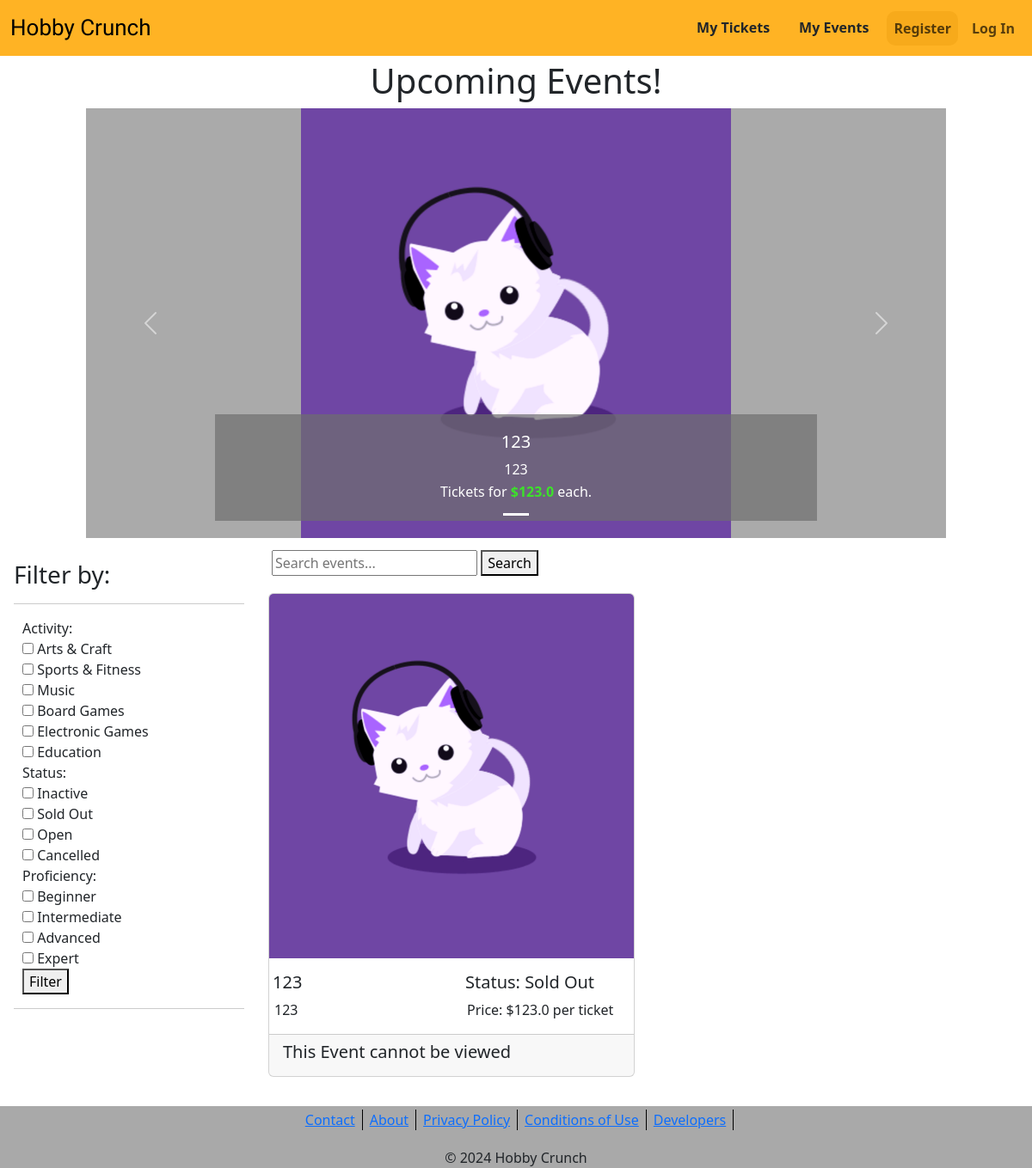
The page / on the database its author committed.
### website/models.py (models this page shows, shortened)
class Event(db.Model,UserMixin):
    __tablename__ = 'events'
    id = db.Column(db.Integer, primary_key=True)
    name = db.Column(db.String(80), nullable=False)
    description = db.Column(db.String(200), nullable=False)
    image = db.Column(db.String(400))
    location = db.Column(db.String(100), nullable=False)
    activity = db.Column(db.String(30), nullable=False)
    host_name = db.Column(db.String(100), nullable=False)
    host_experience = db.Column(db.String(200))
    host_phone = db.Column(db.String(200))
    host_contact = db.Column(db.String(100), nullable=False)
    experience_required = db.Column(db.String(100), nullable=False)
    comments = db.relationship('Comment', backref='event', lazy='dynamic')
    tickets = db.relationship('Ticket', backref='event')
    status = db.relationship('Status', backref='event')
    host_id = db.Column(db.Integer, db.ForeignKey('users.id'))

class Ticket(db.Model):
    __tablename__ = 'tickets'
    id = db.Column(db.Integer, primary_key=True)
    price = db.Column(db.Float(10), index=True, nullable=False)
    start_date = db.Column(db.Date, nullable=False)
    end_date = db.Column(db.Date, nullable=False)
    start_time = db.Column(db.Time, nullable=False)
    end_time = db.Column(db.Time, nullable=False)
    event_id = db.Column(db.Integer, db.ForeignKey('events.id'), nullable=False)
    user_id = db.Column(db.Integer, db.ForeignKey('users.id'))
    order_id = db.Column(db.Integer, db.ForeignKey('orders.id'))

class Status(db.Model):
    __tablename__ = 'status'
    id = db.Column(db.Integer, primary_key=True)
    status = db.Column(db.String(10), index=True, nullable=False)
    available_tickets = db.Column(db.Integer, nullable=False)
    event_id = db.Column(db.Integer, db.ForeignKey('events.id'), unique=True, nullable=False)

### website/views.py (the view)
@mainbp.route('/')
def index():
    events_query = db.session.query(Event).join(Ticket).options(joinedload(Event.tickets))
    events_temp = db.session.scalars(db.select(Event).limit(3)).all()
    activity_filters = request.args.getlist('activity')
    status_filters = request.args.getlist('status')
    proficiency_filters = request.args.getlist('proficiency')
    if activity_filters:
        events_query = events_query.filter(Event.activity.in_(activity_filters))
    if status_filters:
        events_query = events_query.join(Status).filter(Status.status.in_(status_filters))
    if proficiency_filters:
        events_query = events_query.filter(Event.experience_required.in_(proficiency_filters))
    search_query = request.args.get('search')
    if search_query and search_query != "":
        query = "%" + search_query + "%"
        events_query = events_query.filter(
            (Event.description.like(query)) |
            (Event.name.like(query))
        )
    events = events_query.all()
    return render_template('index.html', events=events, events_temp=events_temp)

### website/templates/index.html (shortened to what this page needs)
{% extends 'base.html' %}
{% from "bootstrap5/form.html" import render_form %}
{% block content %}
    <main style="margin-top: 70px;">
        <h1 style="text-align: center"> Upcoming Events! </h1>
        <div id="carouselIndicators" class="carousel slide mx-auto"
            style="max-width: 1000px; max-height: 500px; background-color: rgb(170, 170, 170);">
            <div class="carousel-indicators">
                {% for i in range(events_temp|length) %}
                    <button type="button" data-bs-target="#carouselIndicators" data-bs-slide-to="{{ i }}"
                        class="{{ 'active' if i == 0 else '' }}" aria-current="{{ 'true' if i == 0 else 'false' }}"
                        aria-label="Slide {{ i + 1 }}"></button>
                {% endfor %}
            </div>
            <div class="carousel-inner">
                {% for event in events_temp %}
                    <div class="carousel-item {% if loop.index0 == 0 %}active{% endif %}">
                        <a href="{{ url_for('event.show', id=event.id) }}">
                            <img src="{{ event.image }}" class="d-block h-100 mx-auto" alt="{{ event.name }}">
                            <div class="carousel-caption d-none d-md-block" style="background-color: rgba(110, 110, 110, 0.7);">
                                <h5>{{ event.name }}</h5>
                                <p>{{ event.description }}</p>
                                <p>Tickets for <span style="font-weight: 700; color: #3de12b;">
                                    ${{ event.tickets[0].price if event.tickets else 'N/A' }}</span> each.</p>
                            </div>
                        </a>
                    </div>
                {% endfor %}
            </div>
            <button class="carousel-control-prev" type="button" data-bs-target="#carouselIndicators" data-bs-slide="prev">
                <span class="carousel-control-prev-icon" aria-hidden="true"></span>
            </button>
            <button class="carousel-control-next" type="button" data-bs-target="#carouselIndicators" data-bs-slide="next">
                <span class="carousel-control-next-icon" aria-hidden="true"></span>
            </button>
        </div>
        <div class="container-fluid" style="margin-top: 10px; margin-bottom: 10px;">
            <div class="row">
                <div class="col-lg-3 col-md-4 col-12 p-3">
                    <h3>Filter by:</h3>
                    <hr>
                    <div style="margin-left: 10px;">
                    <form action="{{ url_for('main.index') }}" method="get">
                        <div>
                            <label>Activity:</label><br>
                            <input type="checkbox" name="activity" value="Arts & Craft"> Arts & Craft<br>
                            <input type="checkbox" name="activity" value="Sports & Fitness"> Sports & Fitness<br>
                            <input type="checkbox" name="activity" value="Music"> Music<br>
                            <input type="checkbox" name="activity" value="Board Games"> Board Games<br>
                            <input type="checkbox" name="activity" value="Electronic Games"> Electronic Games<br>
                            <input type="checkbox" name="activity" value="Education"> Education<br>
                        </div>
                        <div>
                            <label>Status:</label><br>
                            <input type="checkbox" name="status" value="Inactive"> Inactive<br>
                            <input type="checkbox" name="status" value="Sold Out"> Sold Out<br>
                            <input type="checkbox" name="status" value="Open"> Open<br>
                            <input type="checkbox" name="status" value="Cancelled"> Cancelled<br>
                        </div>
                        <div>
                            <label>Proficiency:</label><br>
                            <input type="checkbox" name="proficiency" value="Beginner"> Beginner<br>
                            <input type="checkbox" name="proficiency" value="Intermediate"> Intermediate<br>
                            <input type="checkbox" name="proficiency" value="Advanced"> Advanced<br>
                            <input type="checkbox" name="proficiency" value="Expert"> Expert<br>
                        </div>
                        <button type="submit">Filter</button>
                    </div>
                    <hr>
                </div>
            <div class="col-lg-9 col-md-8 col-12">
                <div class="p-1 mb-3">
                    <form action="{{ url_for('main.index') }}" method="get">
                        <input type="text" name="search" placeholder="Search events...">
                        <button type="submit">Search</button>
                    </form>
                </div>
                <div class="row">
                    {% for event in events %}
                        <div class="col-lg-6 col-md-6 col-12 mb-4">
                            <div class="card">
                                <img class="card-img-top" src="{{ event.image }}" alt="event picture">
                                <div class="row">
                                    <div class="card-body col-md-2">
                                        <h5 class="card-title">{{ event.name }}</h5>
                                        <p class="card-text">{{ event.description }}</p>
                                    </div>
                                    <div class="card-body col-md-2">
                                        <h5 class="card-title">Status: {{ event.status[0].status }}</h5>
                                        {% if event.tickets %}
                                            <p class="card-text">Price: ${{ event.tickets[0].price }} per ticket</p>
                                        {% endif %}
                                    </div>
                                </div>
                                {% if event.status[0].status == open %}
                                    <div class="card-footer">
                                        <a href="{{ url_for('event.show', id=event.id) }}" class="btn btn-danger">View
                                            Details</a>
                                    </div>
                                {% else %}
                                    <div class="card-footer">
                                        <h5 class="card-title">This Event cannot be viewed</h5>
                                    </div>
                                {% endif %}
                            </div>
                        </div>
                        {% endfor %}
                    </div>
                </div>
            </div>
        </div>
    </main>
{% endblock %}

### website/static/style/styles.css (style rules this page uses)
main { min-height: 100vh; }
.carousel-item { width: 1000px; height: 500px; }
hr { border: none; height: 1px; color: #333; background-color: #333; }
p { padding: 0px; margin: 2px; }

### rows shown on the page
Event: image (picture), name "123", description "123", price "123.0", status "Sold Out"
